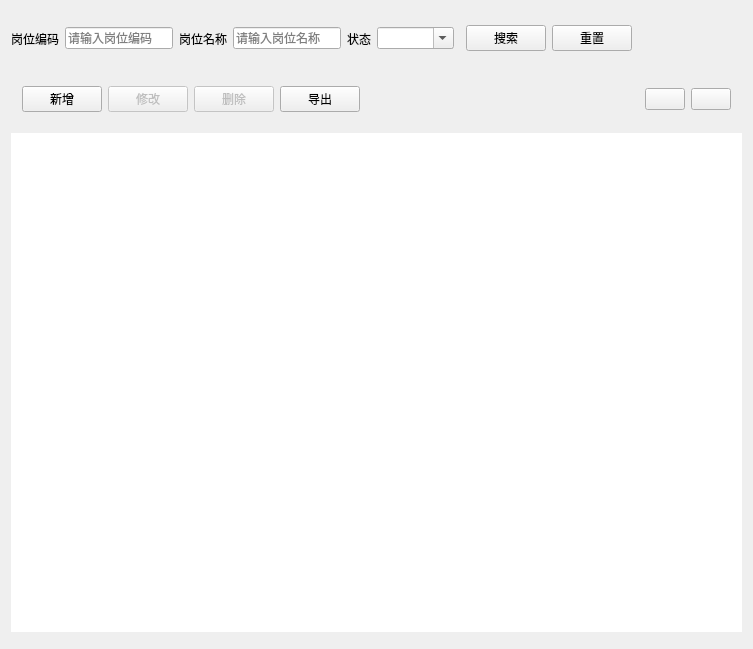
<?xml version="1.0" encoding="UTF-8"?>
<ui version="4.0">
 <class>PostMgrPageClass</class>
 <widget class="QWidget" name="PostMgrPageClass">
  <property name="geometry">
   <rect>
    <x>0</x>
    <y>0</y>
    <width>753</width>
    <height>649</height>
   </rect>
  </property>
  <property name="windowTitle">
   <string>PostMgrPage</string>
  </property>
  <property name="styleSheet">
   <string notr="true"/>
  </property>
  <layout class="QVBoxLayout" name="verticalLayout">
   <property name="leftMargin">
    <number>0</number>
   </property>
   <property name="topMargin">
    <number>0</number>
   </property>
   <property name="rightMargin">
    <number>0</number>
   </property>
   <property name="bottomMargin">
    <number>0</number>
   </property>
   <item>
    <widget class="QWidget" name="container" native="true">
     <property name="sizePolicy">
      <sizepolicy hsizetype="Preferred" vsizetype="Expanding">
       <horstretch>0</horstretch>
       <verstretch>0</verstretch>
      </sizepolicy>
     </property>
     <layout class="QVBoxLayout" name="verticalLayout_2">
      <item>
       <widget class="QWidget" name="searchBar" native="true">
        <property name="sizePolicy">
         <sizepolicy hsizetype="Preferred" vsizetype="Preferred">
          <horstretch>0</horstretch>
          <verstretch>0</verstretch>
         </sizepolicy>
        </property>
        <property name="minimumSize">
         <size>
          <width>0</width>
          <height>55</height>
         </size>
        </property>
        <layout class="QHBoxLayout" name="horizontalLayout_7">
         <property name="leftMargin">
          <number>0</number>
         </property>
         <property name="topMargin">
          <number>0</number>
         </property>
         <property name="rightMargin">
          <number>0</number>
         </property>
         <property name="bottomMargin">
          <number>0</number>
         </property>
         <item>
          <widget class="QWidget" name="widget" native="true">
           <layout class="QHBoxLayout" name="horizontalLayout_2">
            <property name="leftMargin">
             <number>0</number>
            </property>
            <property name="topMargin">
             <number>0</number>
            </property>
            <property name="rightMargin">
             <number>0</number>
            </property>
            <property name="bottomMargin">
             <number>0</number>
            </property>
            <item>
             <widget class="QLabel" name="label">
              <property name="text">
               <string>岗位编码</string>
              </property>
             </widget>
            </item>
            <item>
             <widget class="QLineEdit" name="postCodeEdit">
              <property name="placeholderText">
               <string>请输入岗位编码</string>
              </property>
             </widget>
            </item>
           </layout>
          </widget>
         </item>
         <item>
          <widget class="QWidget" name="widget_2" native="true">
           <layout class="QHBoxLayout" name="horizontalLayout_4">
            <property name="leftMargin">
             <number>0</number>
            </property>
            <property name="topMargin">
             <number>0</number>
            </property>
            <property name="rightMargin">
             <number>0</number>
            </property>
            <property name="bottomMargin">
             <number>0</number>
            </property>
            <item>
             <widget class="QLabel" name="label_3">
              <property name="text">
               <string>岗位名称</string>
              </property>
             </widget>
            </item>
            <item>
             <widget class="QLineEdit" name="postNameEdit">
              <property name="placeholderText">
               <string>请输入岗位名称</string>
              </property>
             </widget>
            </item>
           </layout>
          </widget>
         </item>
         <item>
          <widget class="QWidget" name="widget_3" native="true">
           <layout class="QHBoxLayout" name="horizontalLayout_5">
            <property name="leftMargin">
             <number>0</number>
            </property>
            <property name="topMargin">
             <number>0</number>
            </property>
            <property name="rightMargin">
             <number>0</number>
            </property>
            <property name="bottomMargin">
             <number>0</number>
            </property>
            <item>
             <widget class="QLabel" name="label_2">
              <property name="text">
               <string>状态</string>
              </property>
             </widget>
            </item>
            <item>
             <widget class="ComboBox" name="statusCbx">
              <property name="editable">
               <bool>true</bool>
              </property>
              <property name="placeholderText">
               <string>岗位状态</string>
              </property>
              <item>
               <property name="text">
                <string>111</string>
               </property>
              </item>
              <item>
               <property name="text">
                <string>222</string>
               </property>
              </item>
              <item>
               <property name="text">
                <string>222222</string>
               </property>
              </item>
              <item>
               <property name="text">
                <string>333</string>
               </property>
              </item>
             </widget>
            </item>
           </layout>
          </widget>
         </item>
         <item>
          <widget class="QWidget" name="widget_4" native="true">
           <layout class="QHBoxLayout" name="horizontalLayout_6">
            <property name="leftMargin">
             <number>0</number>
            </property>
            <property name="topMargin">
             <number>0</number>
            </property>
            <property name="rightMargin">
             <number>0</number>
            </property>
            <property name="bottomMargin">
             <number>0</number>
            </property>
           </layout>
          </widget>
         </item>
         <item>
          <widget class="HoverButton" name="searchBtn">
           <property name="text">
            <string>搜索</string>
           </property>
           <property name="icon">
            <iconset resource="../../Resource.qrc">
             <normaloff>:/Resource/icons/svg/search.svg</normaloff>:/Resource/icons/svg/search.svg</iconset>
           </property>
          </widget>
         </item>
         <item>
          <widget class="HoverButton" name="resetBtn">
           <property name="text">
            <string>重置</string>
           </property>
          </widget>
         </item>
         <item>
          <spacer name="horizontalSpacer">
           <property name="orientation">
            <enum>Qt::Orientation::Horizontal</enum>
           </property>
           <property name="sizeHint" stdset="0">
            <size>
             <width>40</width>
             <height>20</height>
            </size>
           </property>
          </spacer>
         </item>
        </layout>
       </widget>
      </item>
      <item>
       <widget class="QWidget" name="toolBar" native="true">
        <property name="minimumSize">
         <size>
          <width>0</width>
          <height>55</height>
         </size>
        </property>
        <property name="maximumSize">
         <size>
          <width>16777215</width>
          <height>55</height>
         </size>
        </property>
        <layout class="QHBoxLayout" name="horizontalLayout_3">
         <item>
          <widget class="PermButton" name="addBtn">
           <property name="text">
            <string>新增</string>
           </property>
          </widget>
         </item>
         <item>
          <widget class="PermButton" name="alterBtn">
           <property name="enabled">
            <bool>false</bool>
           </property>
           <property name="text">
            <string>修改</string>
           </property>
          </widget>
         </item>
         <item>
          <widget class="PermButton" name="delBtn">
           <property name="enabled">
            <bool>false</bool>
           </property>
           <property name="text">
            <string>删除</string>
           </property>
          </widget>
         </item>
         <item>
          <widget class="PermButton" name="exportBtn">
           <property name="text">
            <string>导出</string>
           </property>
          </widget>
         </item>
         <item>
          <spacer name="horizontalSpacer_2">
           <property name="orientation">
            <enum>Qt::Orientation::Horizontal</enum>
           </property>
           <property name="sizeHint" stdset="0">
            <size>
             <width>717</width>
             <height>20</height>
            </size>
           </property>
          </spacer>
         </item>
         <item>
          <widget class="HoverButton" name="hideSearchBarBtn">
           <property name="toolTip">
            <string>隐藏搜索</string>
           </property>
           <property name="text">
            <string/>
           </property>
          </widget>
         </item>
         <item>
          <widget class="HoverButton" name="refreshBtn">
           <property name="toolTip">
            <string>刷新</string>
           </property>
           <property name="text">
            <string/>
           </property>
          </widget>
         </item>
        </layout>
       </widget>
      </item>
      <item>
       <widget class="QWidget" name="displayBar" native="true">
        <layout class="QHBoxLayout" name="horizontalLayout">
         <property name="spacing">
          <number>6</number>
         </property>
         <property name="leftMargin">
          <number>0</number>
         </property>
         <property name="topMargin">
          <number>0</number>
         </property>
         <property name="rightMargin">
          <number>0</number>
         </property>
         <property name="bottomMargin">
          <number>0</number>
         </property>
         <item>
          <widget class="QTableView" name="postTableView">
           <property name="sizePolicy">
            <sizepolicy hsizetype="Expanding" vsizetype="Expanding">
             <horstretch>0</horstretch>
             <verstretch>0</verstretch>
            </sizepolicy>
           </property>
           <property name="frameShape">
            <enum>QFrame::Shape::NoFrame</enum>
           </property>
          </widget>
         </item>
        </layout>
       </widget>
      </item>
      <item>
       <widget class="PaginationToolBar" name="paginBar" native="true"/>
      </item>
     </layout>
    </widget>
   </item>
  </layout>
 </widget>
 <layoutdefault spacing="6" margin="11"/>
 <customwidgets>
  <customwidget>
   <class>HoverButton</class>
   <extends>QPushButton</extends>
   <header>common/widgets/HoverButton.h</header>
  </customwidget>
  <customwidget>
   <class>ComboBox</class>
   <extends>QComboBox</extends>
   <header>common/widgets/ComboBox.h</header>
  </customwidget>
  <customwidget>
   <class>PaginationToolBar</class>
   <extends>QWidget</extends>
   <header>common/widgets/PaginationToolBar.h</header>
   <container>1</container>
  </customwidget>
  <customwidget>
   <class>PermButton</class>
   <extends>QPushButton</extends>
   <header>common/widgets/PermButton.h</header>
  </customwidget>
 </customwidgets>
 <resources>
  <include location="../../Resource.qrc"/>
 </resources>
 <connections/>
</ui>
